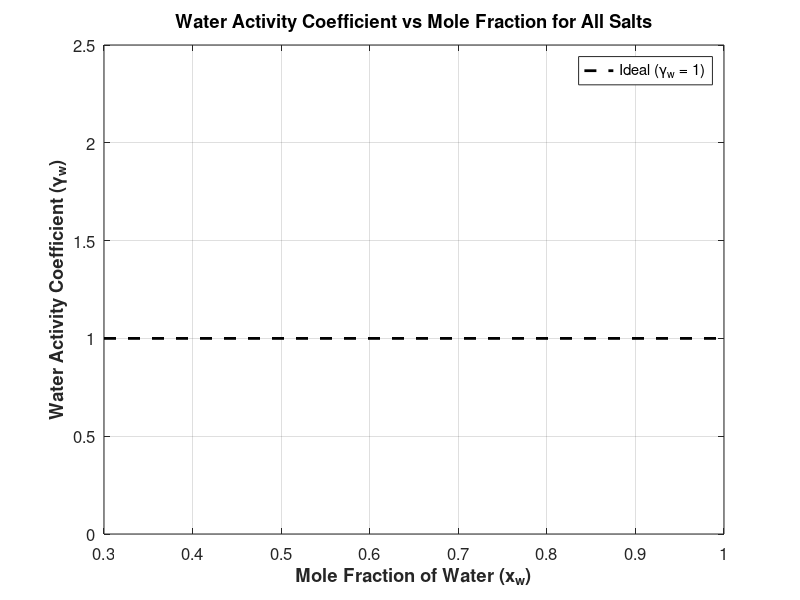

Source code (MATLAB): (Note: this script raises an error after producing the figure.)
close all 
clear
clc 

% Add calculate_mf and util folders to path
[filepath,~,~] = fileparts(mfilename('fullpath'));
addpath(fullfile(filepath, '..', 'calculate_mf'));
addpath(fullfile(filepath, '..', 'util'));

T = 25; 
MWw = 18.015;

% Define all salts with their molecular weights and valid RH ranges
% Format: {salt_name, MW, RH_min, RH_max, function_name, function_args}
% function_args: 0 = no args, 1 = needs T, 2 = other

salt_data = {
    % Endothermic salts (RH ranges matched to Isotherms_screening_endothermic.m)
    {'NaCl', 58.443, 0.765, 0.99, 'calculate_mf_NaCl_', 0};
    {'KCl', 74.551, 0.855, 0.99, 'calculate_mf_KCl_', 0};
    {'NH4Cl', 53.491, 0.815, 0.99, 'calculate_mf_NH4Cl_', 0};
    {'CsCl', 168.363, 0.82, 0.99, 'calculate_mf_CsCl_', 0};
    {'NaNO3', 85.00, 0.971, 0.995, 'calculate_mf_NaNO3_', 0};
    {'AgNO3', 169.87, 0.865, 0.99, 'calculate_mf_AgNO3_', 0};
    {'KI', 165.998, 0.975, 0.995, 'calculate_mf_KI_', 0};
    {'LiNO3', 68.95, 0.736, 0.99, 'calculate_mf_LiNO3', 0};
    {'KNO3', 101.10, 0.932, 0.995, 'calculate_mf_KNO3', 0};
    {'NaClO4', 122.44, 0.778, 0.99, 'calculate_mf_NaClO4', 0};
    {'KClO3', 122.55, 0.981, 0.995, 'calculate_mf_KClO3', 0};
    {'NaBr', 102.89, 0.614, 0.99, 'calculate_mf_NaBr', 0};
    {'NaI', 149.89, 0.581, 0.99, 'calculate_mf_NaI', 0};
    {'KBr', 119.00, 0.833, 0.99, 'calculate_mf_KBr', 0};
    {'RbCl', 120.92, 0.743, 0.99, 'calculate_mf_RbCl', 0};
    {'CsBr', 212.81, 0.848, 0.99, 'calculate_mf_CsBr', 0};
    {'CsI', 259.81, 0.913, 0.995, 'calculate_mf_CsI', 0};
    
    % Exothermic salts
    {'LiCl', 42.4, 0.12, 0.9, 'calculate_mf_LiCl', 1};
    {'LiOH', 24, 0.85, 0.9, 'calculate_mf_LiOH', 0};
    {'NaOH', 40, 0.23, 0.9, 'calculate_mf_NaOH', 0};
    {'HCl', 36.5, 0.17, 0.9, 'calculate_mf_HCl', 0};
    {'CaCl2', 111, 0.31, 0.9, 'calculate_mf_CaCl', 1};
    {'MgCl2', 95.2, 0.33, 0.9, 'calculate_mf_MgCl', 0};
    {'MgNO3', 148.3, 0.55, 0.9, 'calculate_mf_MgNO3', 0};
    {'LiBr', 86.85, 0.07, 0.9, 'calculate_mf_LiBr', 0};
    {'ZnCl2', 136.3, 0.07, 0.8, 'calculate_mf_ZnCl', 0};
    {'ZnI2', 319.18, 0.25, 0.9, 'calculate_mf_ZnI', 0};
    {'ZnBr2', 225.2, 0.08, 0.85, 'calculate_mf_ZnBr', 0};
    {'LiI', 133.85, 0.18, 0.9, 'calculate_mf_LiI', 0};
    
    % Sulfates
    {'Na2SO4', 142.04, 0.8990, 0.9957, 'calculate_mf_Na2SO4_', 0};
    {'K2SO4', 174.26, 0.9720, 0.9958, 'calculate_mf_K2SO4_', 0};
    {'NH42SO4', 132.14, 0.8310, 0.9959, 'calculate_mf_NH42SO4_', 0};
    {'MgSO4', 120.37, 0.9050, 0.9960, 'calculate_mf_MgSO4_', 0};
    {'MnSO4', 151.00, 0.8620, 0.9961, 'calculate_mf_MnSO4_', 0};
    {'Li2SO4', 109.94, 0.8530, 0.9956, 'calculate_mf_Li2SO4_', 0};
    {'NiSO4', 154.75, 0.9390, 0.9962, 'calculate_mf_NiSO4_', 0};
    {'CuSO4', 159.61, 0.9750, 0.9963, 'calculate_mf_CuSO4_', 0};
    {'ZnSO4', 161.44, 0.9130, 0.9962, 'calculate_mf_ZnSO4_', 0};
    
    % Nitrates (additional)
    {'BaNO3', 261.34, 0.9859, 0.9958, 'calculate_mf_BaNO3', 0};
    {'CaNO3', 164.09, 0.6464, 0.9955, 'calculate_mf_CaNO3', 0};
    
    % Halides (additional)
    {'CaBr2', 199.89, 0.6395, 0.9540, 'calculate_mf_CaBr2', 0};
    {'CaI2', 293.89, 0.8321, 0.9524, 'calculate_mf_CaI2', 0};
    {'SrCl2', 158.53, 0.8059, 0.9778, 'calculate_mf_SrCl2', 0};
    {'SrBr2', 247.43, 0.7776, 0.9571, 'calculate_mf_SrBr2', 0};
    {'SrI2', 341.43, 0.6785, 0.9569, 'calculate_mf_SrI2', 0};
    {'BaCl2', 208.23, 0.9375, 0.9731, 'calculate_mf_BaCl2', 0};
    {'BaBr2', 297.14, 0.8221, 0.9587, 'calculate_mf_BaBr2', 0};
    
    % Chlorates
    {'LiClO4', 106.39, 0.7775, 0.9869, 'calculate_mf_LiClO4', 0};
};

% Process each salt
num_points = 100;
all_salts_data = struct();

% Verify salt_data structure
if isempty(salt_data)
    error('salt_data is empty!');
end

for s = 1:length(salt_data)
    salt_name = salt_data{s}{1};
    MW = salt_data{s}{2};
    RH_min = salt_data{s}{3};
    RH_max = salt_data{s}{4};
    func_name = salt_data{s}{5};
    func_args = salt_data{s}{6};
    
    % Create RH vector
    RH_vec = linspace(RH_min + 0.001, RH_max - 0.001, num_points);
    
    % Initialize arrays
    mf_salt = zeros(size(RH_vec));
    mf_water = zeros(size(RH_vec));
    x_water = zeros(size(RH_vec));
    
    % Calculate for each RH value
    success = true;
    for i = 1:length(RH_vec)
        try
            if func_args == 1
                % Function needs temperature
                mf_salt(i) = feval(func_name, RH_vec(i), T);
            else
                % Function doesn't need temperature
                mf_salt(i) = feval(func_name, RH_vec(i));
            end
            mf_water(i) = 1 - mf_salt(i);
            x_water(i) = (mf_water(i) / MWw) / ...
                ((mf_water(i) / MWw) + (mf_salt(i) / MW));
        catch ME
            % Skip this salt if there's an error
            warning('Error processing %s at RH=%.4f: %s', salt_name, RH_vec(i), ME.message);
            success = false;
            break;
        end
    end
    
    if success
        % Calculate Activity Coefficient (gamma_w = a_w / x_w)
        gamma_w = RH_vec ./ x_water;
        
        % Store data
        all_salts_data.(salt_name) = struct();
        all_salts_data.(salt_name).RH = RH_vec;
        all_salts_data.(salt_name).x_water = x_water;
        all_salts_data.(salt_name).gamma_w = gamma_w;
        all_salts_data.(salt_name).mf_water = mf_water;
        all_salts_data.(salt_name).mf_salt = mf_salt;
        all_salts_data.(salt_name).MW = MW;
        all_salts_data.(salt_name).display_name = salt_name;
    end
end

% Get list of successfully processed salts
salt_names = fieldnames(all_salts_data);
num_salts = length(salt_names);

fprintf('Successfully processed %d salts\n', num_salts);

% Generate distinct colors for all salts using HSV color space
% This ensures maximum visual separation between colors
colors = zeros(num_salts, 3);

% Use golden angle (137.508°) for optimal color distribution around color wheel
golden_angle = 0.38196601125;  % = (sqrt(5)-1)/2, complementary to golden ratio

for i = 1:num_salts
    % Distribute hues evenly using golden angle
    hue = mod((i-1) * golden_angle, 1.0);
    
    % Vary saturation in a pattern (0.6 to 1.0) for distinction
    % Alternate between high and medium saturation
    sat_cycle = mod(i, 3);
    if sat_cycle == 1
        saturation = 0.85 + 0.15 * sin(i * 0.5);  % High saturation: 0.85-1.0
    elseif sat_cycle == 2
        saturation = 0.70 + 0.15 * cos(i * 0.3);  % Medium-high: 0.70-0.85
    else
        saturation = 0.55 + 0.20 * sin(i * 0.7);  % Medium: 0.55-0.75
    end
    saturation = max(0.5, min(1.0, saturation));  % Clamp to [0.5, 1.0]
    
    % Vary brightness (value) for additional distinction
    val_cycle = mod(i, 4);
    if val_cycle == 1
        value = 0.90 + 0.10 * cos(i * 0.4);       % Very bright: 0.90-1.0
    elseif val_cycle == 2
        value = 0.80 + 0.15 * sin(i * 0.6);       % Bright: 0.80-0.95
    elseif val_cycle == 3
        value = 0.70 + 0.20 * cos(i * 0.5);       % Medium-bright: 0.70-0.90
    else
        value = 0.65 + 0.25 * sin(i * 0.8);       % Medium: 0.65-0.90
    end
    value = max(0.65, min(1.0, value));           % Clamp to [0.65, 1.0]
    
    % Convert HSV to RGB
    colors(i,:) = hsv2rgb([hue, saturation, value]);
end

% Ensure colors are distinct by checking minimum distance (optional refinement)
% For very large numbers, we could add more sophisticated color optimization

%% FIGURE 1: Activity Coefficient vs Mole Fraction
figure('Position', [100, 100, 1200, 800]);
hold on; grid on; box on;

for s = 1:num_salts
    salt_name = salt_names{s};
    data = all_salts_data.(salt_name);
    plot(data.x_water, data.gamma_w, 'LineWidth', 2.5, ...
         'DisplayName', data.display_name, 'color', colors(s,:));
end

plot([0.3 1], [1 1], 'k--', 'LineWidth', 2, 'DisplayName', 'Ideal (\gamma_w = 1)')
xlabel('Mole Fraction of Water (x_w)', 'FontSize', 14, 'FontWeight', 'bold')
ylabel('Water Activity Coefficient (\gamma_w)', 'FontSize', 14, 'FontWeight', 'bold')
title('Water Activity Coefficient vs Mole Fraction for All Salts', 'FontSize', 16, 'FontWeight', 'bold')
legend('Location', 'best', 'FontSize', 8, 'NumColumns', 3)
xlim([0.3 1.0])
ylim([0 2.5])
set(gca, 'FontSize', 12)
set(gcf, 'color', 'w');
fig = gcf;
fig.PaperUnits = 'inches';
fig.PaperPosition = [0 0 12 8]; 

print(fullfile(filepath, '..', 'figures', 'Activity_Coefficient_vs_Mole_Fraction_All_Salts'), '-dpng', '-r600')

%% FIGURE 2: Activity Coefficient vs Relative Humidity
figure('Position', [150, 150, 1200, 800]);
hold on; grid on; box on;

for s = 1:num_salts
    salt_name = salt_names{s};
    data = all_salts_data.(salt_name);
    plot(data.RH*100, data.gamma_w, 'LineWidth', 2.5, ...
         'DisplayName', data.display_name, 'color', colors(s,:));
end

plot([0 100], [1 1], 'k--', 'LineWidth', 2, 'DisplayName', 'Ideal (\gamma_w = 1)')
xlabel('Relative Humidity (%)', 'FontSize', 14, 'FontWeight', 'bold')
ylabel('Water Activity Coefficient (\gamma_w)', 'FontSize', 14, 'FontWeight', 'bold')
title('Water Activity Coefficient vs Relative Humidity for All Salts', 'FontSize', 16, 'FontWeight', 'bold')
legend('Location', 'best', 'FontSize', 8, 'NumColumns', 3)
xlim([0 100])
ylim([0 2.5])
set(gca, 'FontSize', 12)
set(gcf, 'color', 'w');
fig = gcf;
fig.PaperUnits = 'inches';
fig.PaperPosition = [0 0 12 8]; 

print(fullfile(filepath, '..', 'figures', 'Activity_Coefficient_vs_RH_All_Salts'), '-dpng', '-r600')

disp('Plots generated successfully!')
disp('  - figures/Activity_Coefficient_vs_Mole_Fraction_All_Salts.png')
disp('  - figures/Activity_Coefficient_vs_RH_All_Salts.png')
